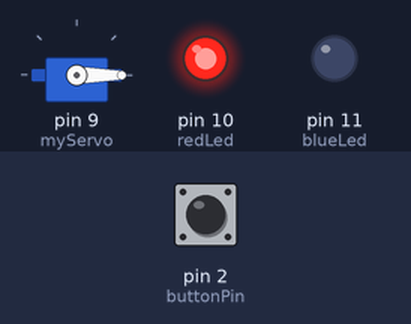
The sketch below on a simulated Arduino Uno, built with avr-gcc and run on an emulated ATmega328P. On the bench: servo, output pins drawn as LEDs (lit = HIGH). The inputs (shaded band) are chosen by the test bench; at power-on: pin 2 (buttonPin) LOW.

Above: at 1.2 s.
1.3 s: pin 2 (buttonPin) pulled HIGH for 0.15 s
At 1.37 s:
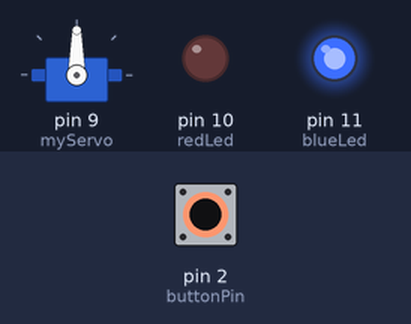
2.9 s: pin 2 (buttonPin) pulled HIGH for 3.2 s
At 6.9 s:
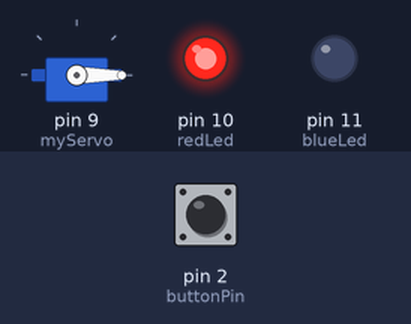
Timing chart, 0 to 8.4 s (numbered marks = the images above; inputs shaded):
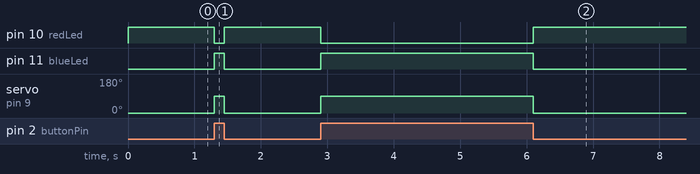

Measured:
- after the input at 1.3 s, pin 10 (redLed): HIGH → LOW at once, → HIGH 0.15 s later; pin 11 (blueLed): LOW → HIGH at once, → LOW 0.15 s later; servo on pin 9 (myServo): 0° → 90° at once, → 0° 0.15 s later
- after the input at 2.9 s, pin 10 (redLed): HIGH → LOW at once, → HIGH 3.2 s later; pin 11 (blueLed): LOW → HIGH at once, → LOW 3.2 s later; servo on pin 9 (myServo): 0° → 90° at once, → 0° 3.2 s later

The sketch:

regular_tow_gate.ino
```cpp
#include <Servo.h>

Servo myServo;


const int redLed = 10;
const int blueLed = 11;
const int buttonPin = 2;


int buttonState = 0;

void setup() {
  // put your setup code here, to run once:
  myServo.attach(9);

  pinMode(redLed, OUTPUT);
  pinMode(blueLed, OUTPUT);
  pinMode(buttonPin, INPUT);

  Serial.begin(9600);

}

void loop() {
  // put your main code here, to run repeatedly:
  buttonState = digitalRead(buttonPin);

control();

}


  void control(){

    if(buttonState == HIGH){
      myServo.write(90);
      digitalWrite(blueLed, HIGH);
      digitalWrite(redLed, LOW);

      }
    else if(buttonState == LOW){
      myServo.write(0);
      digitalWrite(blueLed, LOW);
      digitalWrite(redLed, HIGH);
      }

    }
```
